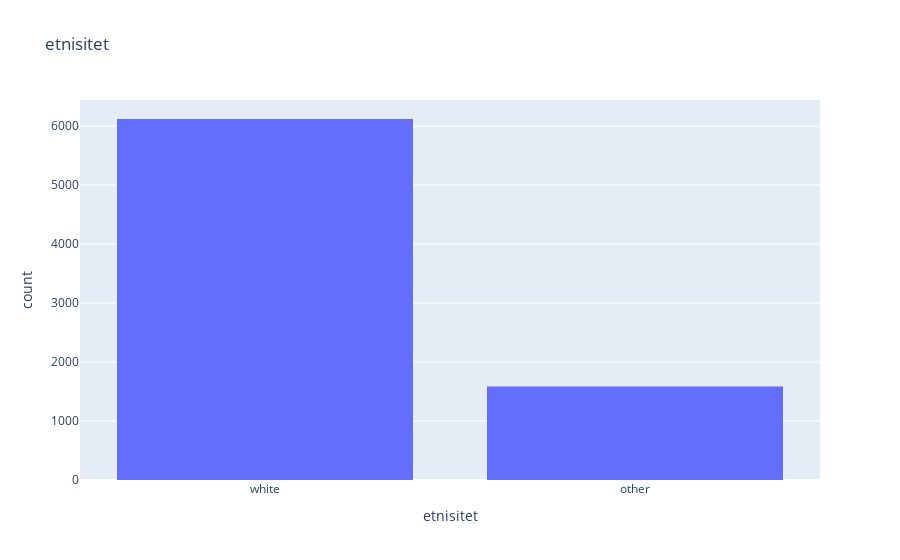

The cell this chart's notebook holds for it:
### Code cell
histogram(demographic_df[["etnisitet"]])

### Figure 1 — Plotly figure (JSON) as saved in the notebook; plotly's stock layout.template omitted (floating-point values rounded to 4 significant figures; data arrays with more than 128 entries replaced by an {"elided": "..."} marker saying what was removed)
{"data": [{"alignmentgroup": "True", "bingroup": "x", "hovertemplate": "etnisitet=%{x}<br>count=%{y}<extra></extra>", "legendgroup": "", "marker": {"color": "#636efa", "pattern": {"shape": ""}}, "name": "", "offsetgroup": "", "orientation": "v", "showlegend": false, "type": "histogram", "x": {"elided": "7742 str values"}, "xaxis": "x", "yaxis": "y"}], "layout": {"barmode": "relative", "legend": {"tracegroupgap": 0}, "title": {"text": "etnisitet"}, "xaxis": {"anchor": "y", "domain": [0, 1], "title": {"text": "etnisitet"}}, "yaxis": {"anchor": "x", "domain": [0, 1], "title": {"text": "count"}}}}
